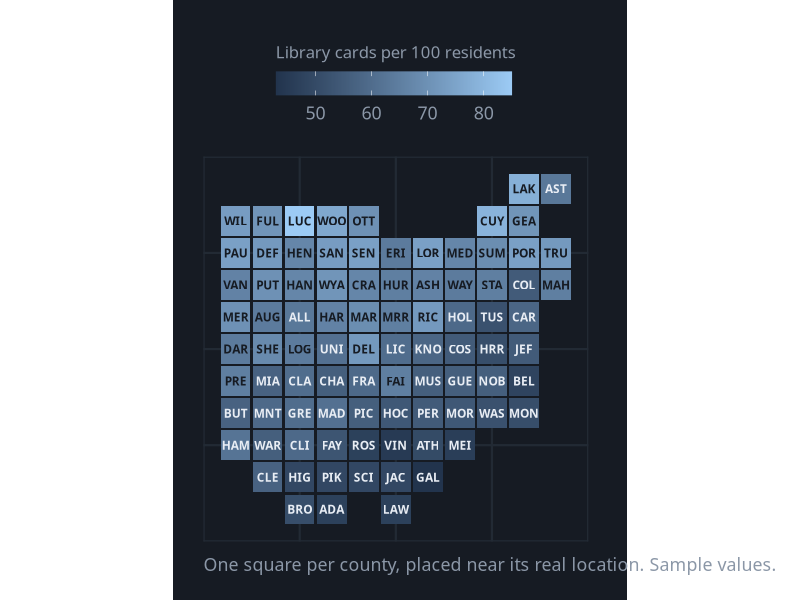
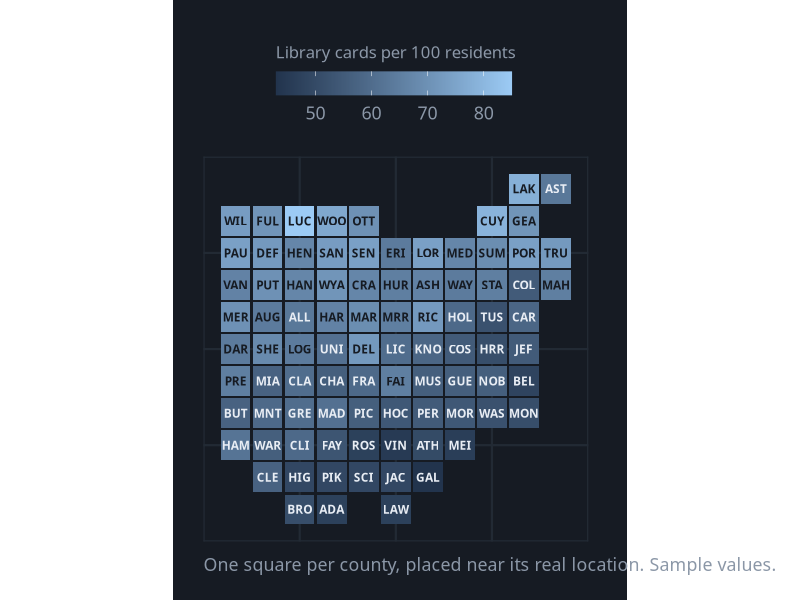

R code for these plots, in order:
# Equalized Cartogram
# Question: Which counties have the most library cards per 100 residents, when every county gets the same space?
# Put this script and eqcartogram.csv in the same folder, then in RStudio choose
# Session > Set Working Directory > To Source File Location.

library(tidyverse)

# ---- Gallery look: dark background, soft gray text ----
font <- "IBM Plex Sans"   # use "sans" if IBM Plex Sans is not installed
ink  <- "#8B97A7"

theme_gallery <- function() {
  theme_minimal(base_size = 16, base_family = font) +
    theme(
      plot.background  = element_rect(fill = "#161B23", color = NA),
      panel.grid.major = element_line(color = "#222A34"),
      panel.grid.minor = element_blank(),
      text             = element_text(color = ink),
      axis.text        = element_text(color = ink),
      legend.position  = "top",
      legend.title     = element_blank(),
      plot.margin      = margin(24, 28, 18, 18)
    )
}

df <- read_csv("eqcartogram.csv", show_col_types = FALSE) |>
  # light text on dark squares, dark text on light squares
  mutate(text_color = if_else(cards_per_100 < 64, "#E8EDF4", "#161B23"))

# The grid columns and rows in the CSV place every square, so no map file is needed
p <- ggplot(df, aes(x = col, y = row, fill = cards_per_100)) +
  geom_tile(width = 0.92, height = 0.92) +
  geom_text(aes(label = label, color = text_color), family = font, fontface = "bold", size = 3) +
  scale_color_identity() +
  scale_y_reverse() +
  scale_fill_gradient(low = "#22344D", high = "#9CCBF5", name = "Library cards per 100 residents") +
  guides(fill = guide_colorbar(title.position = "top", barwidth = unit(6, "cm"))) +
  coord_equal() +
  labs(x = NULL, y = NULL, caption = "One square per county, placed near its real location. Sample values.") +
  theme_gallery() +
  theme(legend.title = element_text(color = ink, size = 12)) +
  theme(panel.grid = element_blank(), axis.text = element_blank(),
        plot.caption = element_text(color = ink, hjust = 0))

ggsave("eqcartogram.png", p, width = 9, height = 6, dpi = 200)
p
